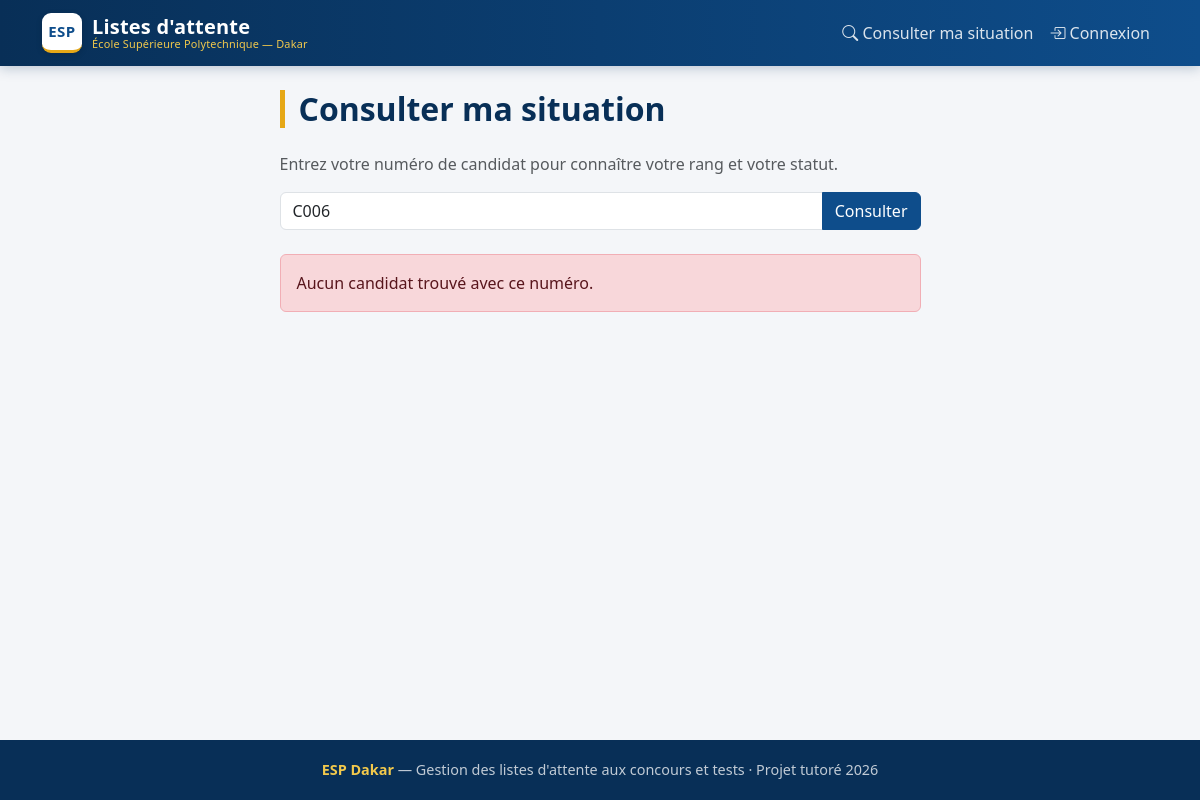
/pages/consultation.php?numero=C006, run on an earlier commit of the app's database.
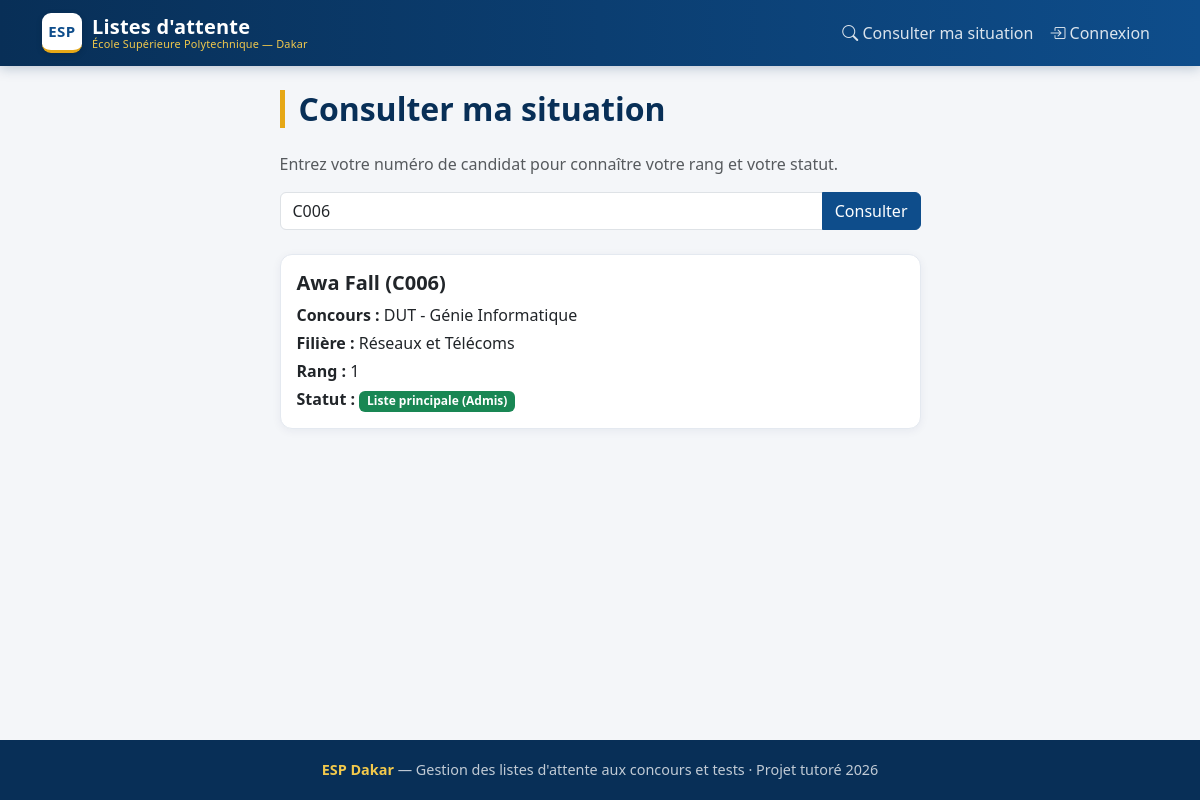
And on a later commit of the database.
### tables this page shows
CREATE TABLE utilisateurs (
    id INT AUTO_INCREMENT PRIMARY KEY,
    nom VARCHAR(100) NOT NULL,
    prenom VARCHAR(100) NOT NULL,
    email VARCHAR(150) NOT NULL UNIQUE,
    telephone VARCHAR(20),
    mot_de_passe VARCHAR(255) NOT NULL,
    role ENUM('administrateur', 'agent', 'candidat') NOT NULL,
    service VARCHAR(100),
    departement VARCHAR(100),
    numero_candidat VARCHAR(50),
    date_naissance DATE,
    date_creation TIMESTAMP DEFAULT CURRENT_TIMESTAMP
);

CREATE TABLE concours (
    id INT AUTO_INCREMENT PRIMARY KEY,
    type ENUM('DUT', 'DIC', 'LICENCE') NOT NULL,
    annee INT NOT NULL,
    departement VARCHAR(100) NOT NULL
);

CREATE TABLE filieres (
    id INT AUTO_INCREMENT PRIMARY KEY,
    nom VARCHAR(150) NOT NULL,
    departement VARCHAR(100) NOT NULL,
    capacite_accueil INT NOT NULL,
    concours_id INT,
    FOREIGN KEY (concours_id) REFERENCES concours(id)
);

CREATE TABLE inscriptions (
    id INT AUTO_INCREMENT PRIMARY KEY,
    rang INT NOT NULL,
    date_inscription DATE NOT NULL,
    candidat_id INT,
    liste_id INT,
    FOREIGN KEY (candidat_id) REFERENCES utilisateurs(id),
    FOREIGN KEY (liste_id) REFERENCES listes(id)
);

### pages/consultation.php (the view)
<?php
require '../config/database.php';
include '../includes/header.php';
$resultat = null;
$erreur = "";
if (isset($_GET['numero']) && $_GET['numero'] !== '') {
    $numero = $_GET['numero'];
    $requete = $pdo->prepare("
        SELECT u.nom, u.prenom, u.numero_candidat,
               i.rang, l.type AS type_liste,
               f.nom AS filiere, c.type AS concours_type, c.departement
        FROM utilisateurs u
        JOIN inscriptions i ON i.candidat_id = u.id
        JOIN listes l ON i.liste_id = l.id
        JOIN filieres f ON l.filiere_id = f.id
        JOIN concours c ON f.concours_id = c.id
        WHERE u.numero_candidat = ? AND u.role = 'candidat'
    ");
    $requete->execute([$numero]);
    $resultat = $requete->fetch();
    if (!$resultat) {
        $erreur = "Aucun candidat trouvé avec ce numéro.";
    }
}
?>
<div class="row justify-content-center">
    <div class="col-md-7">
        <h2 class="page-title">Consulter ma situation</h2>
        <p class="text-muted">Entrez votre numéro de candidat pour connaître votre rang et votre statut.</p>
        <form method="GET" class="mb-4">
            <div class="input-group">
                <input type="text" name="numero" class="form-control"
                       placeholder="Exemple : C001" value="<?= htmlspecialchars($_GET['numero'] ?? '') ?>" required>
                <button type="submit" class="btn btn-primary">Consulter</button>
            </div>
        </form>
        <?php if ($erreur): ?>
            <div class="alert alert-danger"><?= htmlspecialchars($erreur) ?></div>
        <?php endif; ?>
        <?php if ($resultat): ?>
            <div class="card">
                <div class="card-body">
                    <h5 class="card-title">
                        <?= htmlspecialchars($resultat['prenom'] . ' ' . $resultat['nom']) ?>
                        (<?= htmlspecialchars($resultat['numero_candidat']) ?>)
                    </h5>
                    <p class="mb-1"><strong>Concours :</strong> <?= htmlspecialchars($resultat['concours_type'] . ' - ' . $resultat['departement']) ?></p>
                    <p class="mb-1"><strong>Filière :</strong> <?= htmlspecialchars($resultat['filiere']) ?></p>
                    <p class="mb-1"><strong>Rang :</strong> <?= $resultat['rang'] ?></p>
                    <p class="mb-0">
                        <strong>Statut :</strong>
                        <?php if ($resultat['type_liste'] === 'principale'): ?>
                            <span class="badge bg-success">Liste principale (Admis)</span>
                        <?php else: ?>
                            <span class="badge bg-warning text-dark">Liste d'attente</span>
                        <?php endif; ?>
                    </p>
                </div>
            </div>
        <?php endif; ?>
    </div>
</div>
<?php include '../includes/footer.php'; ?>

What changed in the data, as far as the page shows it:
added utilisateurs: prenom+nom "Awa Fall", numero_candidat "C006", concours.type+departement "DUT - Génie Informatique", filieres.nom "Réseaux et Télécoms", inscriptions.rang "1"
Also different on the page:
$erreur: "Aucun candidat trouvé avec ce numéro." → (not shown)
text now shown: "( ) Concours : Filière : Rang : Statut : Liste principale (Admis)"
